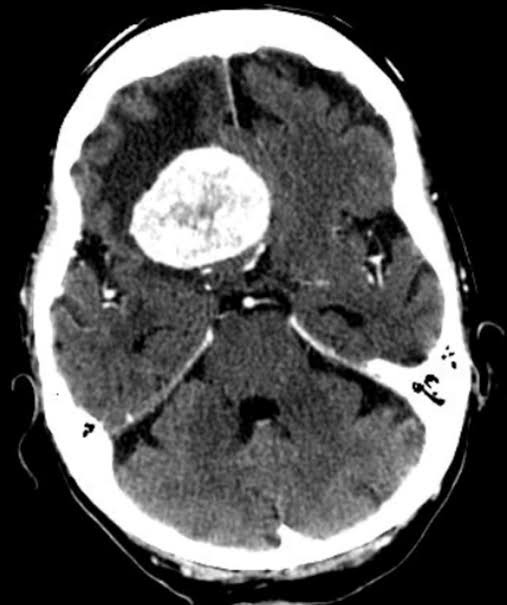
#> input picture IMG/Te-me_0015.jpg, 507 x 605 px, found by its file name
$ jupyter execute 'PDI_ACT4 .ipynb'
#> lines starting #> are read from the running program, lines starting #| are printed output that depends on the picture; after the words box and inside, x2 and y2 are one past the last pixel; in counts of white or black regions, pixels touching at a corner belong together
# Segmentación
Código que importa bibliotecas esenciales para procesamiento de imágenes, cálculo numérico, visualización gráfica y optimización en Python.

[cell 1]
import cv2
import numpy as np
import matplotlib.pyplot as plt
from scipy.optimize import minimize # para algoritmo de optimización

# Segmentación Sencilla
Código que carga una imagen a color, separa sus canales rojo, verde y azul, y los muestra junto con la imagen original en una sola figura.

[cell 2]
# Cargar imagen a color
img = cv2.imread('/content/Te-me_0015.jpg')
#> img is the input picture: shape (605, 507, 3); min 0, max 255, mean 85.9
img_rgb = cv2.cvtColor(img, cv2.COLOR_BGR2RGB)  # Convertir de BGR (OpenCV) a RGB

# Separar canales
R, G, B = img_rgb[:, :, 0], img_rgb[:, :, 1], img_rgb[:, :, 2]

# Mostrar los canales por separado
plt.figure(figsize=(12, 4))
plt.subplot(1, 4, 1)
plt.imshow(img_rgb)
plt.title('Imagen original')
plt.axis('off')

plt.subplot(1, 4, 2)
plt.imshow(R, cmap='Reds')
plt.title('Canal Rojo')
plt.axis('off')

plt.subplot(1, 4, 3)
plt.imshow(G, cmap='Greens')
plt.title('Canal Verde')
plt.axis('off')

plt.subplot(1, 4, 4)
plt.imshow(B, cmap='Blues')
plt.title('Canal Azul')
plt.axis('off')
plt.show()
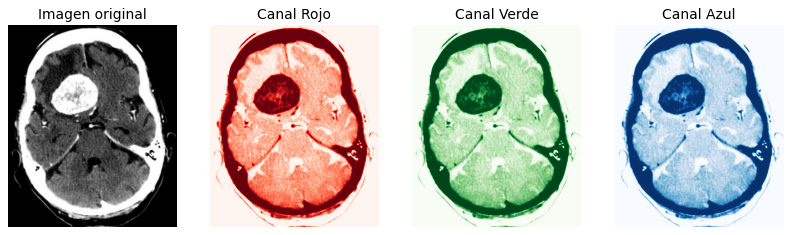
#> figure drawn by matplotlib, 4 panels

Código que convierte la imagen a escala de grises calculando el promedio de los canales RGB y muestra el resultado en una figura.

[cell 3]
# Convertir a escala de grises promediando canales
grey_avg = ((R.astype(np.float32) + G + B) / 3).astype(np.uint8)

# Mostrar imagen en escala de grises
plt.imshow(grey_avg, cmap='gray')
plt.title('Escala de grises (promedio)')
plt.axis('off')
plt.show()

Código que aplica un umbral a la imagen en escala de grises para segmentarla y muestra el resultado binarizado.

[cell 4]
# Umbral para segmentación
umbral = 182
_, segmentada = cv2.threshold(grey_avg, umbral, 255, cv2.THRESH_BINARY)
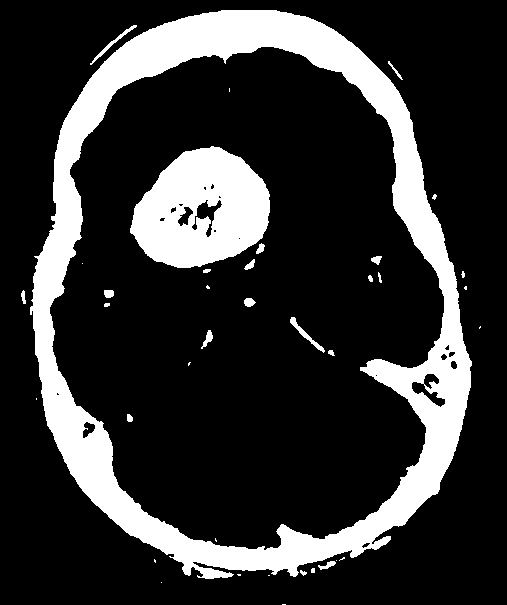
#> segmentada: shape (605, 507); 19.9% white; 38 white regions (18 under 20 px), largest, box (x1, y1, x2, y2) and area: (30, 10, 472, 579) 48022, (130, 146, 270, 268) 11842, (290, 317, 325, 353) 211

# Mostrar imagen segmentada
plt.imshow(segmentada, cmap='gray')
plt.title(f'Segmentación binaria (umbral={umbral})')
plt.axis('off')
plt.show()

# Segmentación Óptima
Código que carga una imagen, normaliza sus canales, y optimiza los pesos de los canales RGB para maximizar la varianza en la imagen resultante en escala de grises usando la función de optimización de SciPy.

[cell 5]
# Cargar imagen y convertir de BGR a RGB
img = cv2.imread('/content/Te-me_0015.jpg')  # Cambia el nombre de la imagen
img_rgb = cv2.cvtColor(img, cv2.COLOR_BGR2RGB)
R, G, B = img_rgb[:, :, 0], img_rgb[:, :, 1], img_rgb[:, :, 2]

# Normalizar canales entre 0 y 1
R_norm = R.astype(np.float32) / 255
G_norm = G.astype(np.float32) / 255
B_norm = B.astype(np.float32) / 255

# Función objetivo: varianza negativa (porque minimize() minimiza)
def grayscale_variance(weights):
    w_r, w_g, w_b = weights
    gray = w_r * R_norm + w_g * G_norm + w_b * B_norm
    gray_normalized = (gray - gray.min()) / (gray.max() - gray.min())
    return -np.var(gray_normalized)  # Negativo para maximizar

# Restricción: suma de pesos debe ser 1
constraints = ({'type': 'eq', 'fun': lambda w: np.sum(w) - 1})

# Límites de cada peso: entre 0 y 1
bounds = [(0, 1), (0, 1), (0, 1)]

# Valor inicial
initial_weights = [0.33, 0.33, 0.34]

# Optimización
result = minimize(grayscale_variance, initial_weights, method='SLSQP',
                  bounds=bounds, constraints=constraints)
#> result = 9 items

optimal_weights = result.x
#> optimal_weights = [0.33, 0.33, 0.34]
print("Pesos óptimos:", optimal_weights)
#| Pesos óptimos: [0.33 0.33 0.34]

Código que genera y compara dos imágenes en escala de grises: una usando el promedio simple de los canales RGB y otra con pesos óptimos para maximizar el contraste, mostrando ambas en una misma figura.

[cell 6]
# Crear imagen en escala de grises con pesos óptimos
gray_optimal = optimal_weights[0] * R_norm + optimal_weights[1] * G_norm + optimal_weights[2] * B_norm
gray_optimal = (gray_optimal * 255).astype(np.uint8)

# Mostrar resultado
# Imagen obtenida de manera directa o sencilla
plt.figure(figsize=(12, 4))
plt.subplot(1, 2, 1)
plt.imshow(grey_avg, cmap='gray')
plt.title('Escala de grises (promedio)')
plt.axis('off')

# Imagen obtenida de manera óptima
plt.subplot(1, 2, 2)
plt.imshow(gray_optimal, cmap='gray')
plt.title('Escala de grises con máximo contraste')
plt.axis('off')
plt.show()
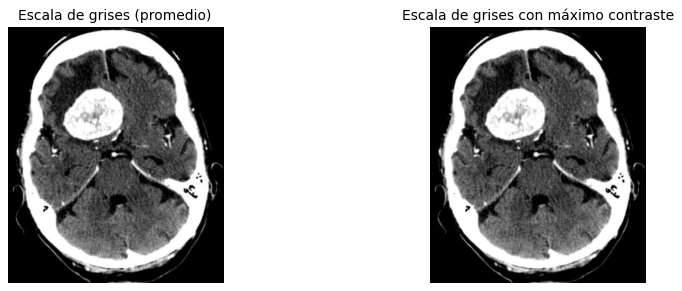
#> figure drawn by matplotlib, 2 panels

Código que aplica el mismo umbral de segmentación a las imágenes en escala de grises obtenidas por promedio y por pesos óptimos, mostrando ambas segmentaciones binarias en una misma figura.

[cell 7]
# Segmentar ambas imágenes con un mismo umbral
umbral = 182
_, seg_standard = cv2.threshold(grey_avg, umbral, 255, cv2.THRESH_BINARY)
_, seg_optimal = cv2.threshold(gray_optimal, umbral, 255, cv2.THRESH_BINARY)

# Mostrar resultado
# Imagen obtenida de manera directa o sencilla
plt.figure(figsize=(12, 4))
plt.subplot(1, 2, 1)
plt.imshow(seg_standard, cmap='gray')
plt.title(f'Segmentación estándar (umbral={umbral})')
plt.axis('off')

# Imagen obtenida de manera óptima
plt.subplot(1, 2, 2)
plt.imshow(seg_optimal, cmap='gray')
plt.title(f'Segmentación óptima (umbral={umbral})')
plt.axis('off')
plt.show()
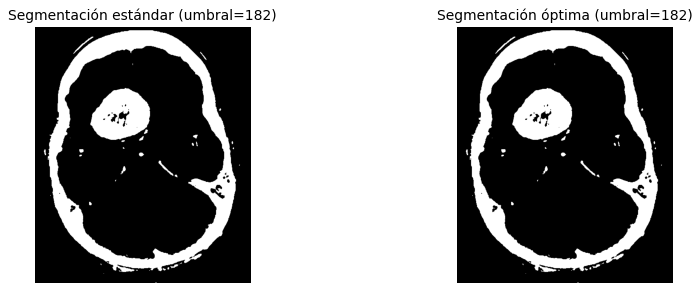
#> figure drawn by matplotlib, 2 panels

Código que aplica operaciones morfológicas de apertura y cierre para eliminar ruido de la imagen segmentada y muestra el resultado limpio en una figura. Una operación morfológica es una técnica de procesamiento de imágenes que modifica la forma y estructura de los objetos presentes en la imagen, utilizando operaciones matemáticas basadas en la teoría de conjuntos.

[cell 8]
# Eliminar ruido con operaciones morfológicas
kernel = np.ones((3,3), np.uint8)
seg_clean = cv2.morphologyEx(seg_optimal, cv2.MORPH_OPEN, kernel, iterations=2)
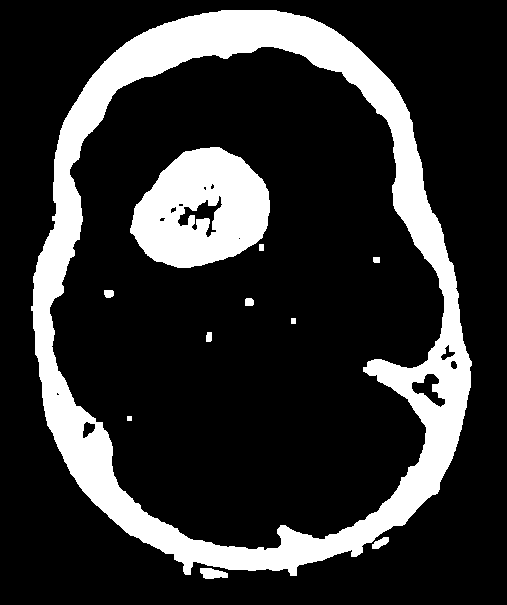
#> seg_clean: shape (605, 507); 19.5% white; 11 white regions, largest, box (x1, y1, x2, y2) and area: (31, 10, 472, 576) 47265, (130, 147, 270, 268) 11767, (200, 568, 228, 579) 228
seg_clean = cv2.morphologyEx(seg_clean, cv2.MORPH_CLOSE, kernel, iterations=2)
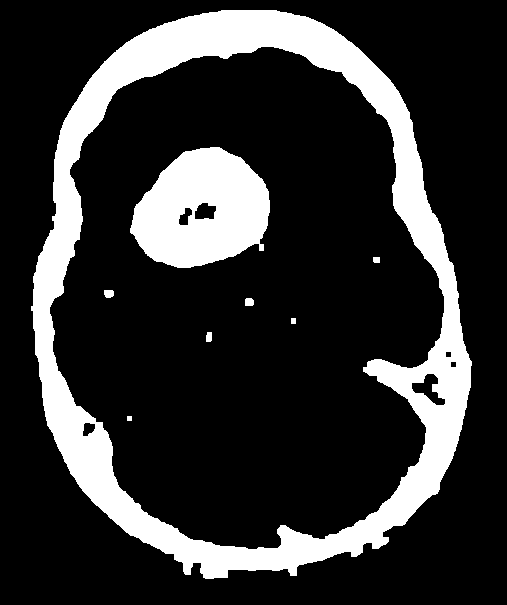
#> seg_clean: shape (605, 507); 19.6% white; 8 white regions, largest, box (x1, y1, x2, y2) and area: (31, 10, 472, 579) 47882, (130, 147, 270, 268) 12039, (104, 290, 114, 298) 71

# Mostrar la imagen resultante sin ruido
plt.figure(figsize=(10,6))
plt.imshow(seg_clean, cmap='gray')
plt.title('Imagen segmentada sin ruido')
plt.axis('off')

plt.show()

Código que calcula el área del tumor en píxeles y la convierte a centímetros cuadrados utilizando la resolución de la imagen para obtener una medida física aproximada.

[cell 9]
# Encontrar componentes conectados y eliminar el cráneo
num_labels, labels, stats, centroids = cv2.connectedComponentsWithStats(seg_clean, connectivity=8)
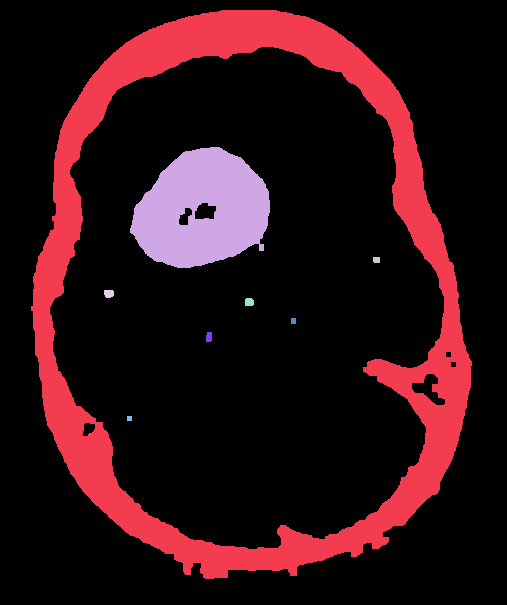
#> labels: shape (605, 507) int32; 9 distinct labels, from 0 to 8; one colour per label, 0 black
#> num_labels = 9; stats = [[0, 0, 507, 605, 246524], [31, 10, 441, 569, 47882], [130, 147, 140, 121, 12039], [373, 257, 7, 6, 41], [104, 290, 10, 8, 71], [245, 298, 9, 8, 67], [291, 318, 5, 6, 30], [206, 332, 6, 10, 56], [127, 416, 5, 5, 25]]; centroids = [[255.8, 308.8], [251.8, 290.1], [202, 209.6], [376.1, 259.4], [108.5, 293.2], [248.8, 301.6], [293, 320.5], [208.6, 336.6], [129, 418]]

# Crear máscara sin el componente más grande (cráneo)
mask = np.zeros_like(seg_clean)

if num_labels > 1:
    # Obtener áreas de componentes (excluyendo fondo)
    areas = stats[1:, cv2.CC_STAT_AREA]
#> areas = [47882, 12039, 41, 71, 67, 30, 56, 25]

    # Umbral de área para cráneo (ajustar según necesidad)
    area_min_skull = 47881  # Componentes mayores a 47,881 píxeles

    for i in range(1, num_labels):
        # Eliminar componentes que superen el área mínima del cráneo
        if stats[i, cv2.CC_STAT_AREA] > area_min_skull:
            continue
        # Eliminar componentes conectados a bordes (opcional)
        if (stats[i, cv2.CC_STAT_LEFT] == 0 or
            stats[i, cv2.CC_STAT_TOP] == 0 or
            stats[i, cv2.CC_STAT_LEFT] + stats[i, cv2.CC_STAT_WIDTH] >= seg_clean.shape[1] or
            stats[i, cv2.CC_STAT_TOP] + stats[i, cv2.CC_STAT_HEIGHT] >= seg_clean.shape[0]):
            continue
        mask[labels == i] = 255
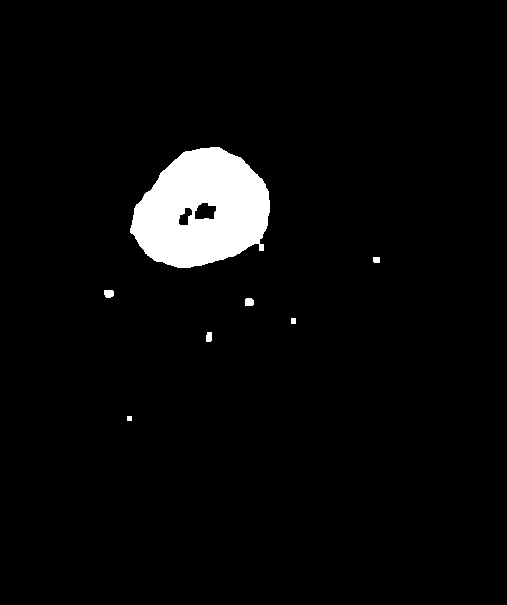
#> mask: shape (605, 507); 4% white; 7 white regions, largest, box (x1, y1, x2, y2) and area: (130, 147, 270, 268) 12039, (104, 290, 114, 298) 71, (245, 298, 254, 306) 67

# Aplicar operaciones morfológicas finales
kernel = np.ones((3,3), np.uint8)
seg_final = cv2.morphologyEx(mask, cv2.MORPH_CLOSE, kernel, iterations=1)

# Mostrar resultado final
plt.figure(figsize=(10,6))
plt.imshow(seg_final, cmap='gray')
plt.title('Segmentación final sin cráneo')
plt.axis('off')
plt.show()

# Calcular área del tumor (solo componentes restantes)
area_tumor = np.sum(seg_final == 255)
#> area_tumor = 12329
ppi = 96  # Resolución de la imagen
area_cm2 = area_tumor * (2.54 / ppi) ** 2
#> area_cm2 = 8.63

print(f"Área del tumor: {area_tumor} píxeles")
#| Área del tumor: 12329 píxeles
print(f"Área del tumor: {area_cm2:.2f} cm² (asumiendo {ppi} PPI)")
#| Área del tumor: 8.63 cm² (asumiendo 96 PPI)
